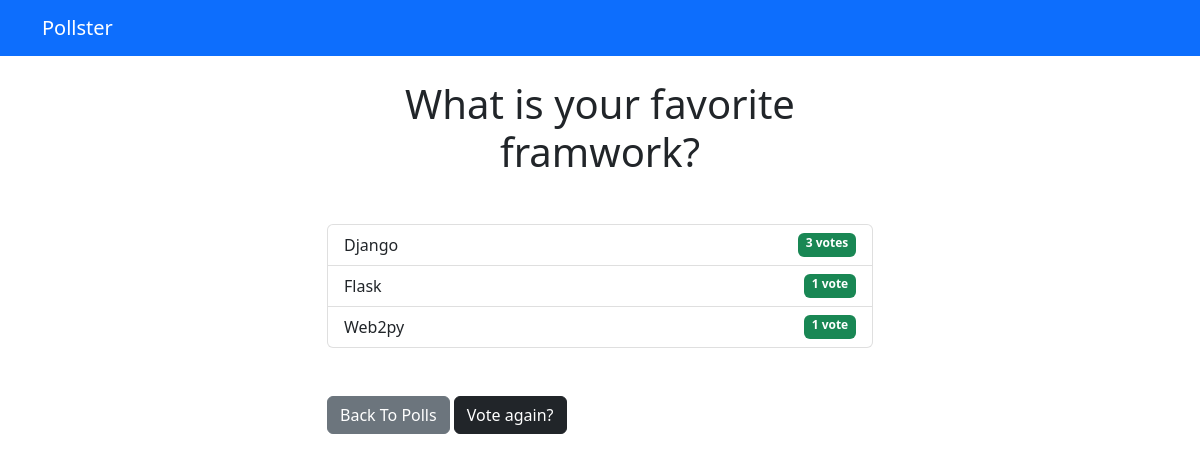
/polls/1/results/, run on an earlier commit of the app's database.
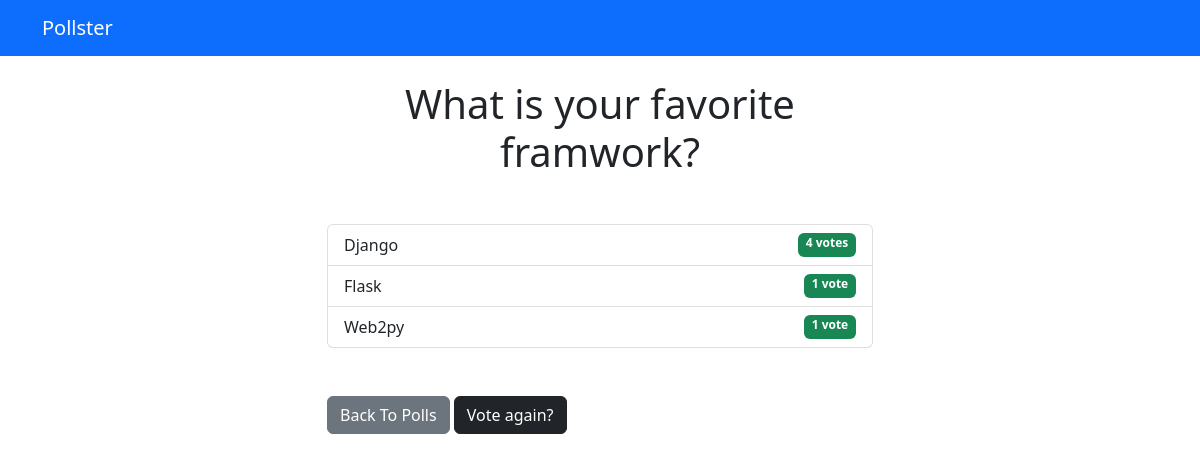
And on a later commit of the database.
### polls/models.py (models this page shows, shortened)
class Question(models.Model):
    question_text = models.CharField(max_length=200)
    pub_date = models.DateTimeField('date published')

class Choice(models.Model):
    question = models.ForeignKey(Question, on_delete=models.CASCADE)
    choice_text = models.CharField(max_length=200)
    votes = models.IntegerField(default=0)

### polls/views.py (the view)
# urls.py: path('<int:question_id>/results/', views.results, name="results"),
def results(request, question_id):
    question = get_object_or_404(Question, pk=question_id)
    return render(request, 'polls/results.html', {'question': question})

### polls/templates/polls/results.html
{% extends 'base.html' %}
{% block content %}
    <h1 class="mb-5 text-center">{{ question.question_text }}</h1>
    <ul class="list-group mb-5">
        {% for choice in question.choice_set.all %}
            <li class="list-group-item  d-flex justify-content-end">
                {{ choice.choice_text }}
                <span class="d-inline-block ms-auto badge bg-success">
                    {{ choice.votes }} vote{{ choice.votes | pluralize }}
                </span>
            </li>
        {% endfor %}
    </ul>
    <a class="btn btn-secondary" href="{% url 'polls:index' %}">Back To Polls</a>
    <a class="btn btn-dark" href="{% url 'polls:detail' question.id %}">Vote again?</a>
{% endblock %}

### polls/templates/base.html (shortened to what this page needs)
<!DOCTYPE html>
<html lang="en">
<head>
    <link href="https://cdn.jsdelivr.net/npm/bootstrap@5.2.1/dist/css/bootstrap.min.css" rel="stylesheet"
>
</head>
<body>
{% include 'partials/_navbar.html' %}
<div class="container">
    <div class="row">
        <div class="col-md-6 m-auto">
            {% block content %}{% endblock %}
        </div>
    </div>
</div>
</body>
</html>

### polls/templates/partials/_navbar.html
<nav class="navbar navbar-dark bg-primary mb-4">
    <div class="container">
        <a class="navbar-brand" href="/">Pollster</a>
    </div>
</nav>

What changed in the data, as far as the page shows it:
changed Choice "Django": votes "3" → "4"
